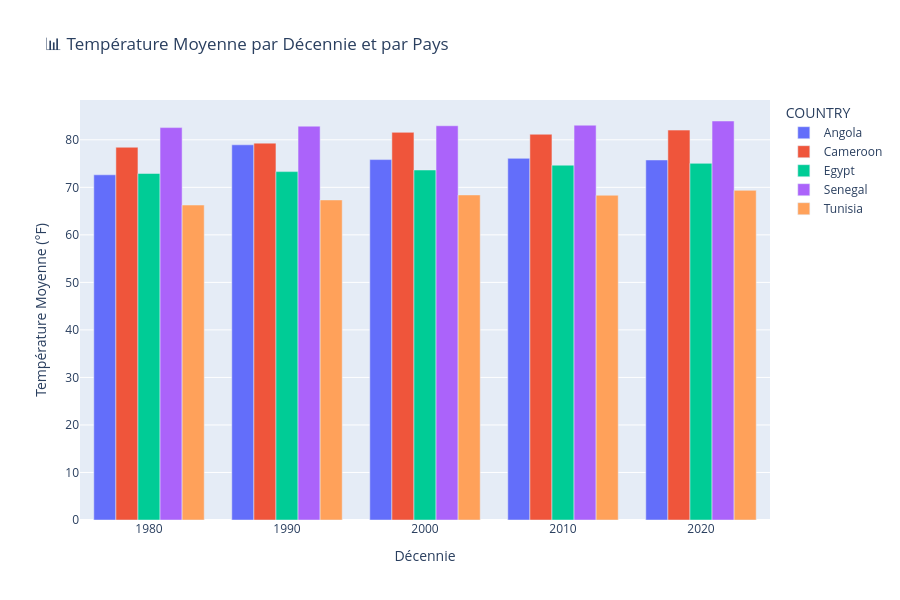

The code cell stored with this chart in its notebook:
### Markdown cell above
## 🔥 6. Analyse du réchauffement climatique

### Code cell
# Tendance globale par décennie
df['DECADE'] = (df['YEAR'] // 10) * 10
temp_by_decade = df.groupby(['DECADE', 'COUNTRY'])['TAVG'].mean().reset_index()

fig = px.bar(temp_by_decade, x='DECADE', y='TAVG', color='COUNTRY', barmode='group',
             title='📊 Température Moyenne par Décennie et par Pays',
             labels={'TAVG': 'Température Moyenne (°F)', 'DECADE': 'Décennie'},
             height=600)
fig.show()

### Figure 1 — Plotly figure (JSON) as saved in the notebook; plotly's stock layout.template omitted (floating-point values rounded to 4 significant figures)
{"data": [{"alignmentgroup": "True", "hovertemplate": "COUNTRY=Angola<br>Décennie=%{x}<br>Température Moyenne (°F)=%{y}<extra></extra>", "legendgroup": "Angola", "marker": {"color": "#636efa", "pattern": {"shape": ""}}, "name": "Angola", "offsetgroup": "Angola", "orientation": "v", "showlegend": true, "textposition": "auto", "type": "bar", "x": [1980, 1990, 2000, 2010, 2020], "xaxis": "x", "y": [72.64, 78.95, 75.84, 76.1, 75.76], "yaxis": "y"}, {"alignmentgroup": "True", "hovertemplate": "COUNTRY=Cameroon<br>Décennie=%{x}<br>Température Moyenne (°F)=%{y}<extra></extra>", "legendgroup": "Cameroon", "marker": {"color": "#EF553B", "pattern": {"shape": ""}}, "name": "Cameroon", "offsetgroup": "Cameroon", "orientation": "v", "showlegend": true, "textposition": "auto", "type": "bar", "x": [1980, 1990, 2000, 2010, 2020], "xaxis": "x", "y": [78.43, 79.3, 81.56, 81.17, 82.04], "yaxis": "y"}, {"alignmentgroup": "True", "hovertemplate": "COUNTRY=Egypt<br>Décennie=%{x}<br>Température Moyenne (°F)=%{y}<extra></extra>", "legendgroup": "Egypt", "marker": {"color": "#00cc96", "pattern": {"shape": ""}}, "name": "Egypt", "offsetgroup": "Egypt", "orientation": "v", "showlegend": true, "textposition": "auto", "type": "bar", "x": [1980, 1990, 2000, 2010, 2020], "xaxis": "x", "y": [72.91, 73.31, 73.64, 74.66, 75.04], "yaxis": "y"}, {"alignmentgroup": "True", "hovertemplate": "COUNTRY=Senegal<br>Décennie=%{x}<br>Température Moyenne (°F)=%{y}<extra></extra>", "legendgroup": "Senegal", "marker": {"color": "#ab63fa", "pattern": {"shape": ""}}, "name": "Senegal", "offsetgroup": "Senegal", "orientation": "v", "showlegend": true, "textposition": "auto", "type": "bar", "x": [1980, 1990, 2000, 2010, 2020], "xaxis": "x", "y": [82.57, 82.87, 82.95, 83.07, 83.96], "yaxis": "y"}, {"alignmentgroup": "True", "hovertemplate": "COUNTRY=Tunisia<br>Décennie=%{x}<br>Température Moyenne (°F)=%{y}<extra></extra>", "legendgroup": "Tunisia", "marker": {"color": "#FFA15A", "pattern": {"shape": ""}}, "name": "Tunisia", "offsetgroup": "Tunisia", "orientation": "v", "showlegend": true, "textposition": "auto", "type": "bar", "x": [1980, 1990, 2000, 2010, 2020], "xaxis": "x", "y": [66.27, 67.34, 68.4, 68.33, 69.36], "yaxis": "y"}], "layout": {"barmode": "group", "height": 600, "legend": {"title": {"text": "COUNTRY"}, "tracegroupgap": 0}, "title": {"text": "📊 Température Moyenne par Décennie et par Pays"}, "xaxis": {"anchor": "y", "domain": [0, 1], "title": {"text": "Décennie"}}, "yaxis": {"anchor": "x", "domain": [0, 1], "title": {"text": "Température Moyenne (°F)"}}}}
